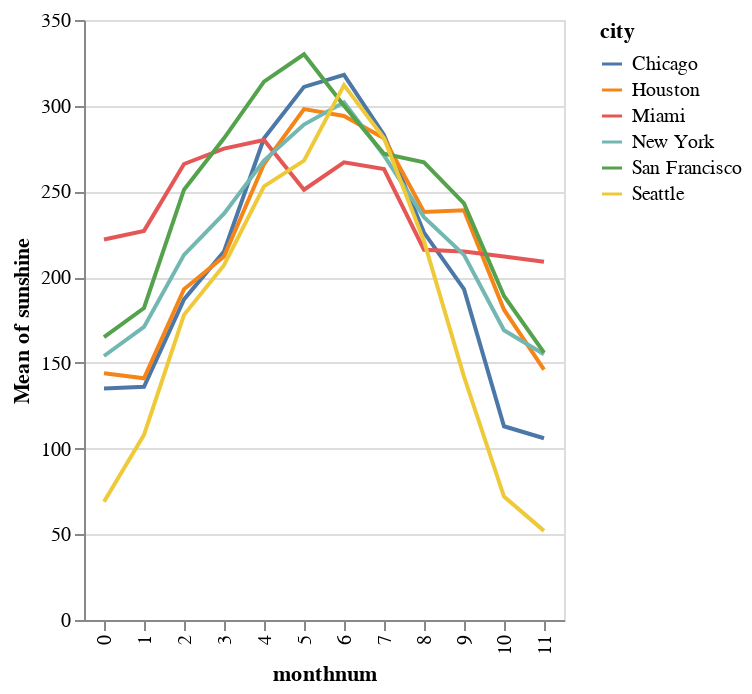

The cell this chart's notebook holds for it:
### Code cell
alt.Chart(source).mark_line().encode(
    x='monthnum:O',
    y='mean(sunshine):Q',
    color='city:N'
)

### Figure 1 — Vega-Lite specification as saved in the notebook (floating-point values rounded to 4 significant figures)
{"config": {"view": {"continuousWidth": 400, "continuousHeight": 300}}, "data": {"name": "data-162638687fd33f296a3b88b07ba677ef"}, "mark": "line", "encoding": {"color": {"field": "city", "type": "nominal"}, "x": {"field": "monthnum", "type": "ordinal"}, "y": {"aggregate": "mean", "field": "sunshine", "type": "quantitative"}}, "$schema": "https://vega.github.io/schema/vega-lite/v4.17.0.json", "datasets": {"data-162638687fd33f296a3b88b07ba677ef": [{"city": "Chicago", "lon": -87.62, "lat": 41.88, "month": "Jan", "monthnum": 0, "sunshine": 135}, {"city": "Chicago", "lon": -87.62, "lat": 41.88, "month": "Feb", "monthnum": 1, "sunshine": 136}, {"city": "Chicago", "lon": -87.62, "lat": 41.88, "month": "Mar", "monthnum": 2, "sunshine": 187}, {"city": "Chicago", "lon": -87.62, "lat": 41.88, "month": "Apr", "monthnum": 3, "sunshine": 215}, {"city": "Chicago", "lon": -87.62, "lat": 41.88, "month": "May", "monthnum": 4, "sunshine": 281}, {"city": "Chicago", "lon": -87.62, "lat": 41.88, "month": "Jun", "monthnum": 5, "sunshine": 311}, {"city": "Chicago", "lon": -87.62, "lat": 41.88, "month": "Jul", "monthnum": 6, "sunshine": 318}, {"city": "Chicago", "lon": -87.62, "lat": 41.88, "month": "Aug", "monthnum": 7, "sunshine": 283}, {"city": "Chicago", "lon": -87.62, "lat": 41.88, "month": "Sep", "monthnum": 8, "sunshine": 226}, {"city": "Chicago", "lon": -87.62, "lat": 41.88, "month": "Oct", "monthnum": 9, "sunshine": 193}, {"city": "Chicago", "lon": -87.62, "lat": 41.88, "month": "Nov", "monthnum": 10, "sunshine": 113}, {"city": "Chicago", "lon": -87.62, "lat": 41.88, "month": "Dec", "monthnum": 11, "sunshine": 106}, {"city": "Houston", "lon": -95.36, "lat": 29.75, "month": "Jan", "monthnum": 0, "sunshine": 144}, {"city": "Houston", "lon": -95.36, "lat": 29.75, "month": "Feb", "monthnum": 1, "sunshine": 141}, {"city": "Houston", "lon": -95.36, "lat": 29.75, "month": "Mar", "monthnum": 2, "sunshine": 193}, {"city": "Houston", "lon": -95.36, "lat": 29.75, "month": "Apr", "monthnum": 3, "sunshine": 212}, {"city": "Houston", "lon": -95.36, "lat": 29.75, "month": "May", "monthnum": 4, "sunshine": 266}, {"city": "Houston", "lon": -95.36, "lat": 29.75, "month": "Jun", "monthnum": 5, "sunshine": 298}, {"city": "Houston", "lon": -95.36, "lat": 29.75, "month": "Jul", "monthnum": 6, "sunshine": 294}, {"city": "Houston", "lon": -95.36, "lat": 29.75, "month": "Aug", "monthnum": 7, "sunshine": 281}, {"city": "Houston", "lon": -95.36, "lat": 29.75, "month": "Sep", "monthnum": 8, "sunshine": 238}, {"city": "Houston", "lon": -95.36, "lat": 29.75, "month": "Oct", "monthnum": 9, "sunshine": 239}, {"city": "Houston", "lon": -95.36, "lat": 29.75, "month": "Nov", "monthnum": 10, "sunshine": 181}, {"city": "Houston", "lon": -95.36, "lat": 29.75, "month": "Dec", "monthnum": 11, "sunshine": 146}, {"city": "Miami", "lon": -80.19, "lat": 25.76, "month": "Jan", "monthnum": 0, "sunshine": 222}, {"city": "Miami", "lon": -80.19, "lat": 25.76, "month": "Feb", "monthnum": 1, "sunshine": 227}, {"city": "Miami", "lon": -80.19, "lat": 25.76, "month": "Mar", "monthnum": 2, "sunshine": 266}, {"city": "Miami", "lon": -80.19, "lat": 25.76, "month": "Apr", "monthnum": 3, "sunshine": 275}, {"city": "Miami", "lon": -80.19, "lat": 25.76, "month": "May", "monthnum": 4, "sunshine": 280}, {"city": "Miami", "lon": -80.19, "lat": 25.76, "month": "Jun", "monthnum": 5, "sunshine": 251}, {"city": "Miami", "lon": -80.19, "lat": 25.76, "month": "Jul", "monthnum": 6, "sunshine": 267}, {"city": "Miami", "lon": -80.19, "lat": 25.76, "month": "Aug", "monthnum": 7, "sunshine": 263}, {"city": "Miami", "lon": -80.19, "lat": 25.76, "month": "Sep", "monthnum": 8, "sunshine": 216}, {"city": "Miami", "lon": -80.19, "lat": 25.76, "month": "Oct", "monthnum": 9, "sunshine": 215}, {"city": "Miami", "lon": -80.19, "lat": 25.76, "month": "Nov", "monthnum": 10, "sunshine": 212}, {"city": "Miami", "lon": -80.19, "lat": 25.76, "month": "Dec", "monthnum": 11, "sunshine": 209}, {"city": "New York", "lon": -73.94, "lat": 40.73, "month": "Jan", "monthnum": 0, "sunshine": 154}, {"city": "New York", "lon": -73.94, "lat": 40.73, "month": "Feb", "monthnum": 1, "sunshine": 171}, {"city": "New York", "lon": -73.94, "lat": 40.73, "month": "Mar", "monthnum": 2, "sunshine": 213}, {"city": "New York", "lon": -73.94, "lat": 40.73, "month": "Apr", "monthnum": 3, "sunshine": 237}, {"city": "New York", "lon": -73.94, "lat": 40.73, "month": "May", "monthnum": 4, "sunshine": 268}, {"city": "New York", "lon": -73.94, "lat": 40.73, "month": "Jun", "monthnum": 5, "sunshine": 289}, {"city": "New York", "lon": -73.94, "lat": 40.73, "month": "Jul", "monthnum": 6, "sunshine": 302}, {"city": "New York", "lon": -73.94, "lat": 40.73, "month": "Aug", "monthnum": 7, "sunshine": 271}, {"city": "New York", "lon": -73.94, "lat": 40.73, "month": "Sep", "monthnum": 8, "sunshine": 235}, {"city": "New York", "lon": -73.94, "lat": 40.73, "month": "Oct", "monthnum": 9, "sunshine": 213}, {"city": "New York", "lon": -73.94, "lat": 40.73, "month": "Nov", "monthnum": 10, "sunshine": 169}, {"city": "New York", "lon": -73.94, "lat": 40.73, "month": "Dec", "monthnum": 11, "sunshine": 155}, {"city": "San Francisco", "lon": -122.4, "lat": 37.73, "month": "Jan", "monthnum": 0, "sunshine": 165}, {"city": "San Francisco", "lon": -122.4, "lat": 37.73, "month": "Feb", "monthnum": 1, "sunshine": 182}, {"city": "San Francisco", "lon": -122.4, "lat": 37.73, "month": "Mar", "monthnum": 2, "sunshine": 251}, {"city": "San Francisco", "lon": -122.4, "lat": 37.73, "month": "Apr", "monthnum": 3, "sunshine": 281}, {"city": "San Francisco", "lon": -122.4, "lat": 37.73, "month": "May", "monthnum": 4, "sunshine": 314}, {"city": "San Francisco", "lon": -122.4, "lat": 37.73, "month": "Jun", "monthnum": 5, "sunshine": 330}, {"city": "San Francisco", "lon": -122.4, "lat": 37.73, "month": "Jul", "monthnum": 6, "sunshine": 300}, {"city": "San Francisco", "lon": -122.4, "lat": 37.73, "month": "Aug", "monthnum": 7, "sunshine": 272}, {"city": "San Francisco", "lon": -122.4, "lat": 37.73, "month": "Sep", "monthnum": 8, "sunshine": 267}, {"city": "San Francisco", "lon": -122.4, "lat": 37.73, "month": "Oct", "monthnum": 9, "sunshine": 243}, {"city": "San Francisco", "lon": -122.4, "lat": 37.73, "month": "Nov", "monthnum": 10, "sunshine": 189}, {"city": "San Francisco", "lon": -122.4, "lat": 37.73, "month": "Dec", "monthnum": 11, "sunshine": 156}, {"city": "Seattle", "lon": -122.3, "lat": 47.61, "month": "Jan", "monthnum": 0, "sunshine": 69}, {"city": "Seattle", "lon": -122.3, "lat": 47.61, "month": "Feb", "monthnum": 1, "sunshine": 108}, {"city": "Seattle", "lon": -122.3, "lat": 47.61, "month": "Mar", "monthnum": 2, "sunshine": 178}, {"city": "Seattle", "lon": -122.3, "lat": 47.61, "month": "Apr", "monthnum": 3, "sunshine": 207}, {"city": "Seattle", "lon": -122.3, "lat": 47.61, "month": "May", "monthnum": 4, "sunshine": 253}, {"city": "Seattle", "lon": -122.3, "lat": 47.61, "month": "Jun", "monthnum": 5, "sunshine": 268}, {"city": "Seattle", "lon": -122.3, "lat": 47.61, "month": "Jul", "monthnum": 6, "sunshine": 312}, {"city": "Seattle", "lon": -122.3, "lat": 47.61, "month": "Aug", "monthnum": 7, "sunshine": 281}, {"city": "Seattle", "lon": -122.3, "lat": 47.61, "month": "Sep", "monthnum": 8, "sunshine": 221}, {"city": "Seattle", "lon": -122.3, "lat": 47.61, "month": "Oct", "monthnum": 9, "sunshine": 142}, {"city": "Seattle", "lon": -122.3, "lat": 47.61, "month": "Nov", "monthnum": 10, "sunshine": 72}, {"city": "Seattle", "lon": -122.3, "lat": 47.61, "month": "Dec", "monthnum": 11, "sunshine": 52}]}}
